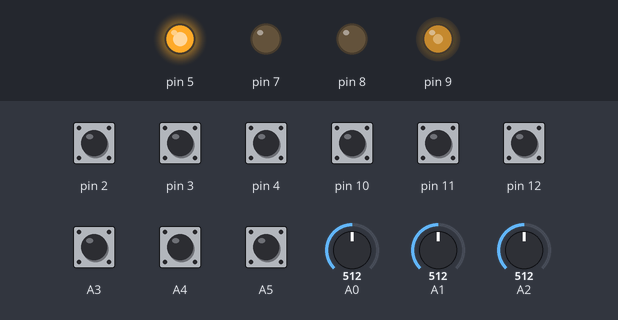
Bench run of a sketch on a simulated Arduino Uno, built with avr-gcc and run on an emulated ATmega328P. Parts: output pins drawn as LEDs (lit = HIGH). Inputs (shaded band) come from the test bench; at power-on: A3–5, pin 2–4, pin 10–12 HIGH, A0 = 512, A1 = 512, A2 = 512. What the sketch prints to the serial monitor is not drawn.

Above: at 1.2 s.
1.3 s: A0 set to 503
At 1.8 s:
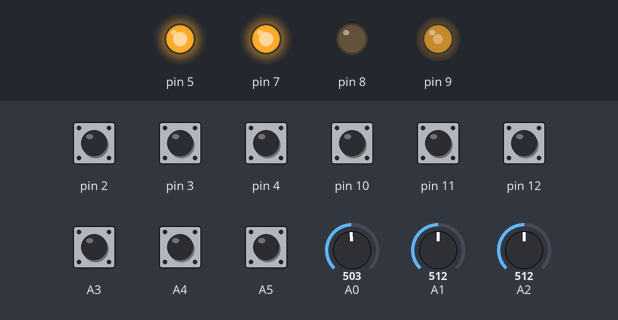
2.8 s: A1 set to 502
At 4.0 s:
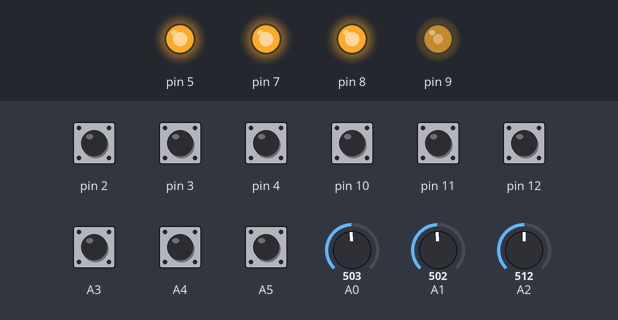
4.3 s: A2 set to 306
At 5.3 s:
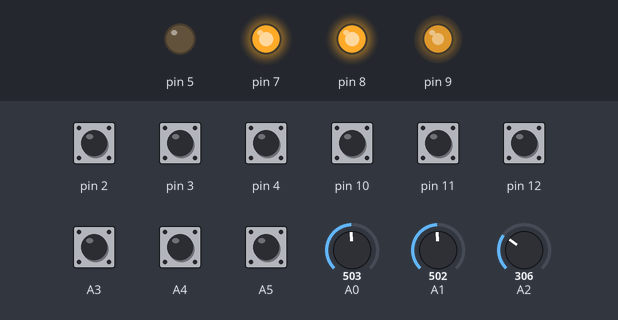
5.8 s: A0 set to 521
At 6.5 s:
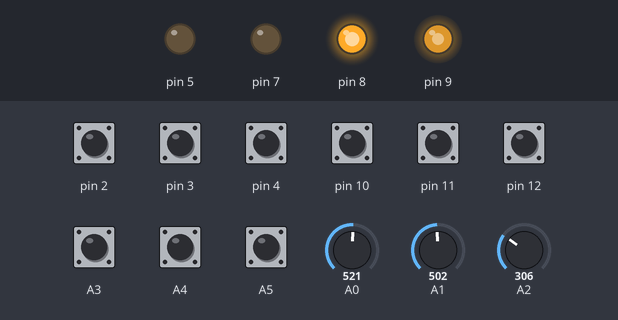
7.3 s: A1 set to 521
At 7.6 s:
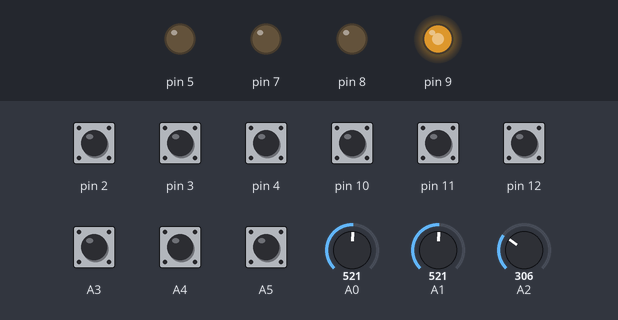
8.8 s: A2 set to 122
At 9.9 s:
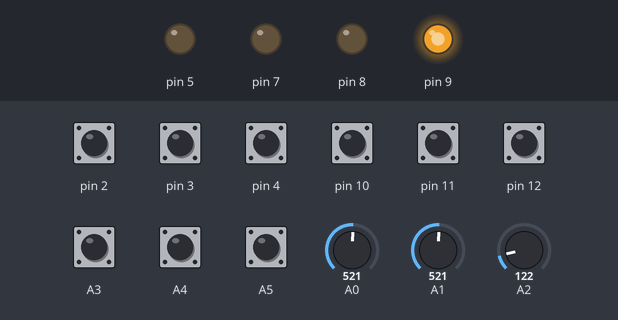
Timing chart, 0 to 11.3 s (numbered marks = the images above; inputs shaded):
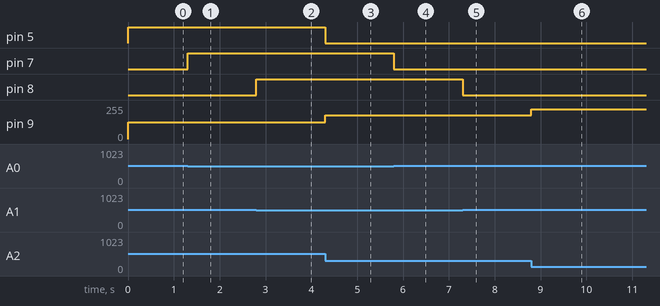

Measured:
- the behaviour switches between 512 and 511 on A0 (found by bisection; images 0 and 1)
- the behaviour switches between 512 and 511 on A1 (found by bisection; images 1 and 2)
- after the input at 1.3 s, pin 7: LOW → HIGH at once
- after the input at 2.8 s, pin 8: LOW → HIGH at once
- after the input at 4.3 s, pin 5: HIGH → LOW at once; pin 9: 127/255 → 179/255 at once
- after the input at 5.8 s, pin 7: HIGH → LOW at once
- after the input at 7.3 s, pin 8: HIGH → LOW at once
- after the input at 8.8 s, pin 9: 179/255 → 225/255 at once

The sketch:

sp1_test.ino
```cpp
// (licence header left out)
#include "Arduino.h"
#include "sp1_switch.h"
#include "sp1_button.h"
#include "sp1_potmeter.h"
#include "sp1_rgb.h"
#include "sp1_relay.h"
#include "sp1_rotary.h"

sp1_switch *swA, *swB, *swC;
sp1_button *btA, *btB, *btC;
sp1_potmeter *pmA, *pmB, *pmC;
sp1_rgb *RGB;
sp1_relay *rel;
sp1_rotary *rot;

unsigned long now = millis();         // Keep track
unsigned long prv = millis();         //   of time
long wait_time = 500;                 // displays every 1/2 second

/* ---------------------------------------------------------- *
    Setup runs once
 * ---------------------------------------------------------- */
void setup()
{
    swA = new sp1_switch(10);
    swB = new sp1_switch(11);
    swC = new sp1_switch(12);

    btA = new sp1_button(2);
    btB = new sp1_button(3);
    btC = new sp1_button(4);

    pmA = new sp1_potmeter(A0);
    pmB = new sp1_potmeter(A1);
    pmC = new sp1_potmeter(A2);

    RGB = new sp1_rgb(7, 8, 9);

    rel = new sp1_relay(5);

    rot = new sp1_rotary(A3, A4, A5);

    Serial.begin(9600);
}


/* ---------------------------------------------------------- *
    Loop runs repeatedly
 * ---------------------------------------------------------- */
void loop()
{
    int val_swA, val_swB,val_swC;
    int val_btA, val_btB, val_btC;
    int val_pmA, val_pmB, val_pmC;

    val_swA = swA->readSwitch();
    val_swB = swB->readSwitch();
    val_swC = swC->readSwitch();

    val_btA = btA->readButton();
    val_btB = btB->readButton();
    val_btC = btC->readButton();

    val_pmA = pmA->readPotmeter();
    val_pmB = pmB->readPotmeter();
    val_pmC = pmC->readPotmeter();

    rot->readRotary();

    RGB->setColor((val_pmA/4), (val_pmB/4), (val_pmC/4));

    if (val_pmC > 511)
    {
      rel->setRelay();
    }
    else
    {
      rel->clearRelay();
    }

    now = millis();                     // Determine time
    if ((now - prv) >= wait_time) {     // if time passed
      Serial.print("SW's: ");
      Serial.print(val_swA);
      Serial.print(val_swB);
      Serial.print(val_swC);

      Serial.print("\tBT's: ");
      Serial.print(val_btA);
      Serial.print(val_btB);
      Serial.print(val_btC);

      Serial.print("\tPM's: ");
      Serial.print(val_pmA);
      Serial.print(", ");
      Serial.print(val_pmB);
      Serial.print(", ");
      Serial.print(val_pmC);
      Serial.print(" ");

      Serial.print("\tRotary value: ");
      Serial.print(rot->Rvalue);
      Serial.print("\tRotary push: ");
      Serial.print(rot->Pvalue);

      Serial.print("\tRGB set to pm values ");
      Serial.print("\tset relay when pmC > 511 ");

      Serial.print("\n");

      prv += wait_time;                 // Save the time
    } // if


//     delay(500);
}
```

sp1_button.cpp
```cpp
// (licence header left out)
#include "Arduino.h"

#include "sp1_button.h"

/* ------------------------------------------------------------------------- *
    Constructor for this class
 * ------------------------------------------------------------------------- */
sp1_button::sp1_button(int bt)
{
    pinMode(bt, INPUT_PULLUP);          // make sure unconnected = high

    _bt = bt;                           // initialize privates
    _prev_value = -1;
    _value = -1;
}


/* ------------------------------------------------------------------------- *
    Read a button from Side Panel 1
 * ------------------------------------------------------------------------- */
int sp1_button::readButton()
{
    _prev_value = _value;               // Store previous value (future use?)
    _value = digitalRead(_bt);          // read current value
    return(_value);                     //   and return it
}
```

sp1_button.h
```cpp
// (licence header left out)
#ifndef sp1_button_h
#define sp1_button_h

#include "Arduino.h"

class sp1_button
{

  public:
    sp1_button(int bt);
    int readButton();

  private:
    int _bt;
    int _prev_value;
    int _value;

};

#endif
```

sp1_potmeter.cpp
```cpp
// (licence header left out)
#include "Arduino.h"

#include "sp1_potmeter.h"

/* ------------------------------------------------------------------------- *
    Constructor for this class
 * ------------------------------------------------------------------------- */
sp1_potmeter::sp1_potmeter(int pm)
{
    pinMode(pm, INPUT);

    _pm = pm;                           // initialize privates
    _prev_value = -1;
    _value = -1;
}


/* ------------------------------------------------------------------------- *
    Read a potmeter from Side Panel 1
 * ------------------------------------------------------------------------- */
int sp1_potmeter::readPotmeter()
{
    _prev_value = _value;               // Store previous value (future use?)
    _value = analogRead(_pm);          // read current value
    return(_value);                     //   and return it
}
```

sp1_potmeter.h
```cpp
// (licence header left out)
#ifndef sp1_potmeter_h
#define sp1_potmeter_h

#include "Arduino.h"

class sp1_potmeter
{

  public:
    sp1_potmeter(int pm);
    int readPotmeter();

  private:
    int _pm;
    int _prev_value;
    int _value;

};

#endif
```

sp1_relay.cpp
```cpp
// (licence header left out)
#include "Arduino.h"

#include "sp1_relay.h"

/* ------------------------------------------------------------------------- *
    Constructor for this class
 * ------------------------------------------------------------------------- */
sp1_relay::sp1_relay(int rel)
{
    pinMode(rel, OUTPUT);

    _rel = rel;                           // initialize privates
}


/* ------------------------------------------------------------------------- *
    Set the relay at the Side Panel 1
 * ------------------------------------------------------------------------- */
void sp1_relay::setRelay()
{
    digitalWrite(_rel, HIGH);
}


/* ------------------------------------------------------------------------- *
    Clear the relay at the Side Panel 1
 * ------------------------------------------------------------------------- */
void sp1_relay::clearRelay()
{
    digitalWrite(_rel, LOW);
}
```

sp1_relay.h
```cpp
// (licence header left out)
#ifndef sp1_relay_h
#define sp1_relay_h

#include "Arduino.h"

class sp1_relay
{

  public:
    sp1_relay(int rel);
    void setRelay();
    void clearRelay();

  private:
    int _rel;

};

#endif
```

sp1_rgb.cpp
```cpp
// (licence header left out)
#include "Arduino.h"

#include "sp1_rgb.h"

/* ------------------------------------------------------------------------- *
    Constructor for this class
 * ------------------------------------------------------------------------- */
sp1_rgb::sp1_rgb(int R, int G, int B)
{
    pinMode(R, OUTPUT);

    _R = R;                             // initialize privates
    _G = G;
    _B = B;
}


/* ------------------------------------------------------------------------- *
    Set colors and intensities for the rgb from Side Panel 1
 * ------------------------------------------------------------------------- */
void sp1_rgb::setColor(int Rvalue, int Gvalue, int Bvalue)
{
    analogWrite(_R, 0xFF - Rvalue);     // Set R value value
    analogWrite(_G, 0xFF - Gvalue);     // Set G value value
    analogWrite(_B, 0xFF - Bvalue);     // Set B value value
}
```

sp1_rgb.h
```cpp
// (licence header left out)
#ifndef sp1_rgb_h
#define sp1_rgb_h

#include "Arduino.h"

class sp1_rgb
{

  public:
    sp1_rgb(int R, int G, int B);
    void setColor(int Rvalue, int Gvalue, int Bvalue);

  private:
    int _R, _G, _B;

};

#endif
```

sp1_rotary.cpp
```cpp
// (licence header left out)
#include "Arduino.h"

#include "sp1_rotary.h"

/* ------------------------------------------------------------------------- *
    Constructor for this class
 * ------------------------------------------------------------------------- */
sp1_rotary::sp1_rotary(int encA, int encB, int encP)
{
    pinMode(encA, INPUT_PULLUP);        // make sure unconnected = high
    pinMode(encB, INPUT_PULLUP);
    pinMode(encP, INPUT_PULLUP);

    _encA = encA;                       // initialize privates
    _encB = encB;
    _encP = encP;
    _prev_value = -1;
    _cur_value = -1;
}


/* ------------------------------------------------------------------------- *
    Read the rotary and rotary push button from Side Panel 1
 * ------------------------------------------------------------------------- */
void sp1_rotary::readRotary()
{
    int A_val = digitalRead(_encA);     // read current rotary Contact A
    int B_val = digitalRead(_encB);     // read current rotary Contact B

    _cur_value = B_val<<1 | A_val;      // Combine the two values

    if (_prev_value == 3) {             // previous value 3?
        if (_cur_value == 1) {          // counter-clockwise?
          this->Rvalue -= 10;           // increment
          if (this->Rvalue <0)          // See that
          {                             //  value
            this->Rvalue = 0;           //   does not go
          } // if                       //    below zero
        } else if (_cur_value == 2) {   // clockwise?
          this->Rvalue += 10;           // increment
        } // if
    } // if
    _prev_value = _cur_value;           // save current to previous value

    this->Pvalue = digitalRead(_encP);    // read current push button value

} // readRotary
```

sp1_rotary.h
```cpp
// (licence header left out)
#ifndef sp1_rotary_h
#define sp1_rotary_h

#include "Arduino.h"

class sp1_rotary
{

  public:
    sp1_rotary(int encA, int encB, int encP);
    void readRotary();
    int Rvalue;
    int Pvalue;

  private:
    int _encA, _encB, _encP;
    int _prev_value;
    int _cur_value;

};

#endif
```

sp1_switch.cpp
```cpp
// (licence header left out)
#include "Arduino.h"

#include "sp1_switch.h"

/* ------------------------------------------------------------------------- *
    Constructor for this class
 * ------------------------------------------------------------------------- */
sp1_switch::sp1_switch(int sw)
{
    pinMode(sw, INPUT_PULLUP);          // make sure unconnected = high

    _sw = sw;                           // initialize privates
    _prev_value = -1;
    _value = -1;
}


/* ------------------------------------------------------------------------- *
    Read a switch from Side Panel 1
 * ------------------------------------------------------------------------- */
int sp1_switch::readSwitch()
{
    _prev_value = _value;               // Store previous value (future use?)
    _value = digitalRead(_sw);          // read current value
    return(_value);                     //   and return it
}
```

sp1_switch.h
```cpp
// (licence header left out)
#ifndef sp1_switch_h
#define sp1_switch_h

#include "Arduino.h"

class sp1_switch
{

  public:
    sp1_switch(int sw);
    int readSwitch();

  private:
    int _sw;
    int _prev_value;
    int _value;

};

#endif
```
